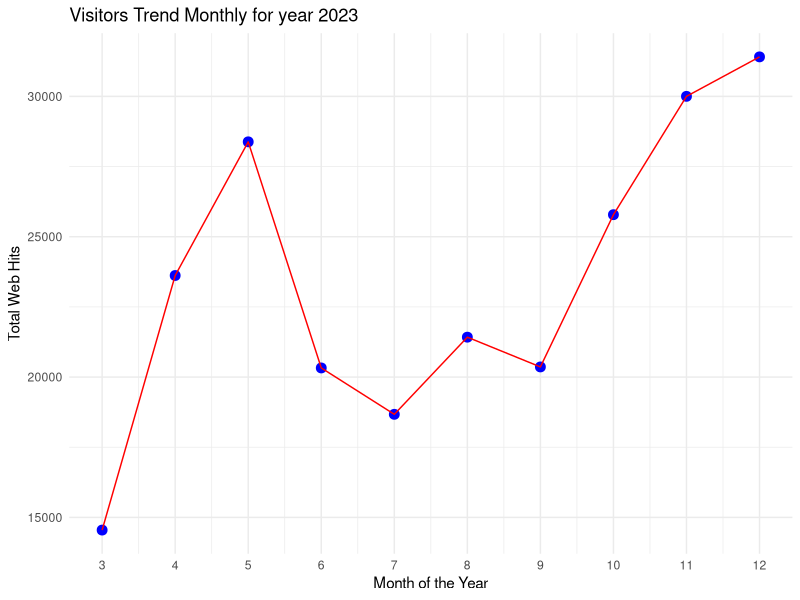
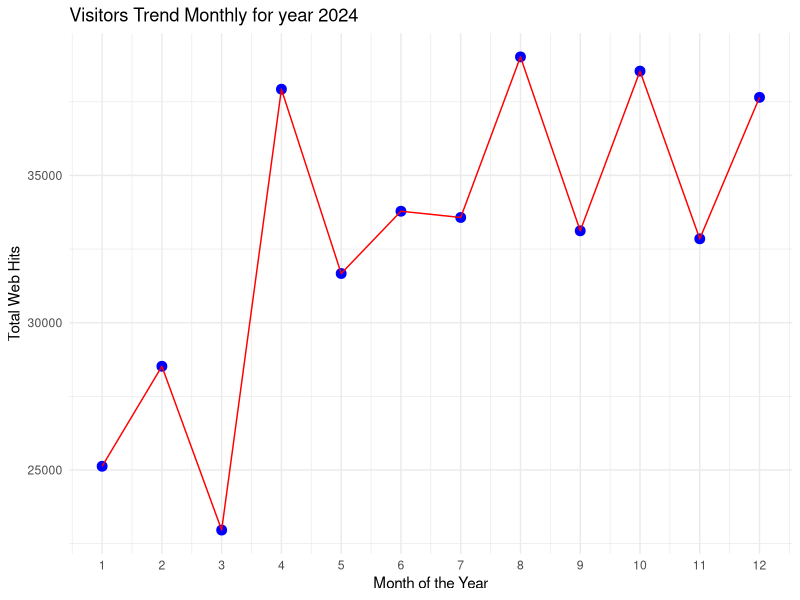
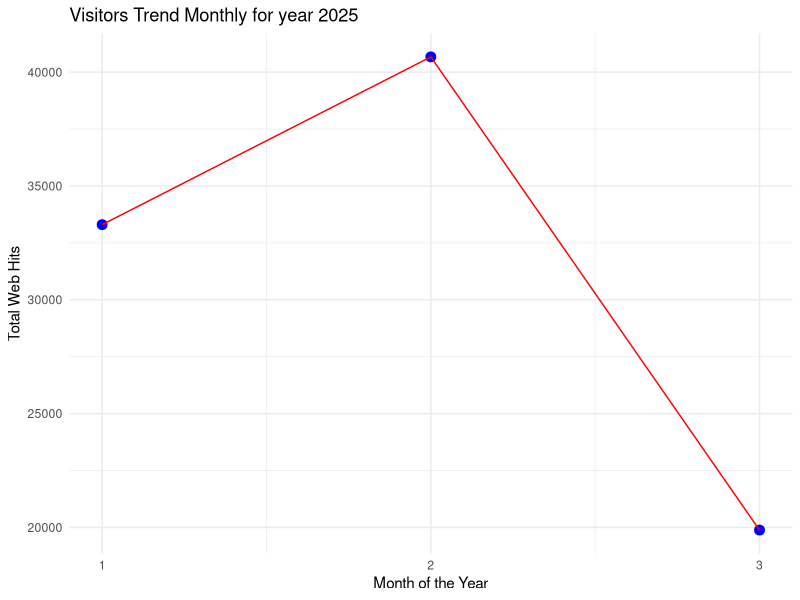

Source code (R) for these figures, in order:
data <- read.csv("visitor_overtime_monthly.csv", header = TRUE, sep = ",")
print(head(data))
install.packages("ggplot2")
library(ggplot2)
View(data)
library(dplyr)
library(tidyr)
df <- data %>%
  rename(month = time1, count = count...) %>%
  separate(month, into = c("year", "month"), sep = "-")
df$year <- as.integer(df$year)
df$month <- as.integer(df$month)
View(df)
df_2023<-df %>% filter(year=="2023") %>% arrange(month)
View(df_2023)
ggplot(data = df_2023, aes(x = month, y = count, group = 1)) +
  geom_point(color = "blue", size = 3) +  # Points
  geom_line(color = "red") +  # Line connecting points
  ggtitle("Visitors Trend Monthly for year 2023") +
  xlab("Month of the Year") +   # Change x-axis label
  ylab("Total Web Hits") +    
  scale_x_continuous(breaks = 1:12)+
  theme_minimal()

df_2024<-df %>% filter(year=="2024") %>% arrange(month)
View(df_2024)
ggplot(data = df_2024, aes(x = month, y = count, group = 1)) +
  geom_point(color = "blue", size = 3) +
  geom_line(color = "red") +
  ggtitle("Visitors Trend Monthly for year 2024") +
  xlab("Month of the Year")+
  ylab("Total Web Hits") +
  scale_x_continuous(breaks = 1:12)+
  theme_minimal()

df_2025<-df %>% filter(year=="2025") %>% arrange(month)
View(df_2025)
ggplot(data = df_2025, aes(x = month, y = count, group = 1)) +
  geom_point(color = "blue", size = 3) +
  geom_line(color = "red") +
  ggtitle("Visitors Trend Monthly for year 2025") +
  xlab("Month of the Year")+
  ylab("Total Web Hits") +
  scale_x_continuous(breaks = 1:12)+
  theme_minimal()
 